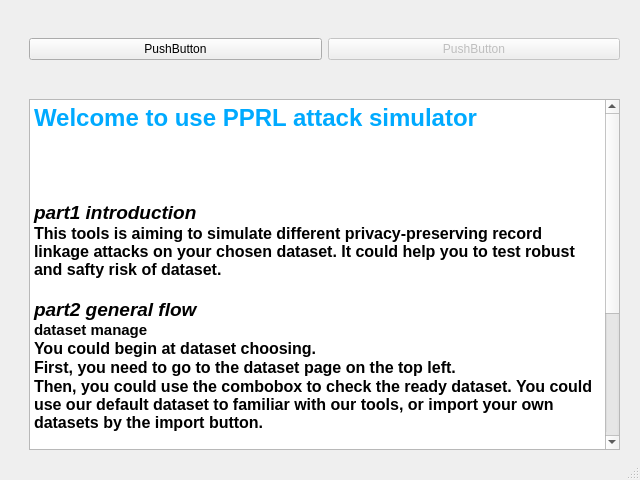
<?xml version="1.0" encoding="UTF-8"?>
<ui version="4.0">
 <class>MainWindow</class>
 <widget class="QMainWindow" name="MainWindow">
  <property name="geometry">
   <rect>
    <x>0</x>
    <y>0</y>
    <width>640</width>
    <height>480</height>
   </rect>
  </property>
  <property name="windowTitle">
   <string>MainWindow</string>
  </property>
  <widget class="QWidget" name="centralwidget">
   <widget class="QWidget" name="gridLayoutWidget">
    <property name="geometry">
     <rect>
      <x>19</x>
      <y>-1</y>
      <width>611</width>
      <height>461</height>
     </rect>
    </property>
    <layout class="QGridLayout" name="gridLayout">
     <item row="0" column="0">
      <widget class="QWidget" name="widget" native="true">
       <widget class="QWidget" name="verticalLayoutWidget">
        <property name="geometry">
         <rect>
          <x>10</x>
          <y>100</y>
          <width>591</width>
          <height>351</height>
         </rect>
        </property>
        <layout class="QVBoxLayout" name="verticalLayout">
         <item>
          <widget class="QTextBrowser" name="textBrowser">
           <property name="html">
            <string>&lt;!DOCTYPE HTML PUBLIC &quot;-//W3C//DTD HTML 4.0//EN&quot; &quot;http://www.w3.org/TR/REC-html40/strict.dtd&quot;&gt;
&lt;html&gt;&lt;head&gt;&lt;meta name=&quot;qrichtext&quot; content=&quot;1&quot; /&gt;&lt;style type=&quot;text/css&quot;&gt;
p, li { white-space: pre-wrap; }
&lt;/style&gt;&lt;/head&gt;&lt;body style=&quot; font-family:'SimSun'; font-size:9pt; font-weight:400; font-style:normal;&quot;&gt;
&lt;p style=&quot; margin-top:0px; margin-bottom:0px; margin-left:0px; margin-right:0px; -qt-block-indent:0; text-indent:0px;&quot;&gt;&lt;span style=&quot; font-size:18pt; font-weight:600; color:#00aaff;&quot;&gt;Welcome to use PPRL attack simulator&lt;/span&gt;&lt;/p&gt;
&lt;p style=&quot;-qt-paragraph-type:empty; margin-top:0px; margin-bottom:0px; margin-left:0px; margin-right:0px; -qt-block-indent:0; text-indent:0px; font-size:14pt; font-weight:600; color:#00aaff;&quot;&gt;&lt;br /&gt;&lt;/p&gt;
&lt;p style=&quot;-qt-paragraph-type:empty; margin-top:0px; margin-bottom:0px; margin-left:0px; margin-right:0px; -qt-block-indent:0; text-indent:0px; font-size:14pt; font-weight:600; color:#00aaff;&quot;&gt;&lt;br /&gt;&lt;/p&gt;
&lt;p style=&quot;-qt-paragraph-type:empty; margin-top:0px; margin-bottom:0px; margin-left:0px; margin-right:0px; -qt-block-indent:0; text-indent:0px; font-size:14pt; font-weight:600; color:#00aaff;&quot;&gt;&lt;br /&gt;&lt;/p&gt;
&lt;p style=&quot; margin-top:0px; margin-bottom:0px; margin-left:0px; margin-right:0px; -qt-block-indent:0; text-indent:0px;&quot;&gt;&lt;span style=&quot; font-size:14pt; font-weight:600; font-style:italic; color:#000000;&quot;&gt;part1 introduction&lt;/span&gt;&lt;/p&gt;
&lt;p style=&quot; margin-top:0px; margin-bottom:0px; margin-left:0px; margin-right:0px; -qt-block-indent:0; text-indent:0px;&quot;&gt;&lt;span style=&quot; font-size:12pt; font-weight:600; color:#000000;&quot;&gt;This tools is aiming to simulate different privacy-preserving record linkage attacks on your chosen dataset. It could help you to test robust and safty risk of dataset.&lt;/span&gt;&lt;/p&gt;
&lt;p style=&quot;-qt-paragraph-type:empty; margin-top:0px; margin-bottom:0px; margin-left:0px; margin-right:0px; -qt-block-indent:0; text-indent:0px; font-size:12pt; font-weight:600; color:#000000;&quot;&gt;&lt;br /&gt;&lt;/p&gt;
&lt;p style=&quot; margin-top:0px; margin-bottom:0px; margin-left:0px; margin-right:0px; -qt-block-indent:0; text-indent:0px;&quot;&gt;&lt;span style=&quot; font-size:14pt; font-weight:600; font-style:italic; color:#000000;&quot;&gt;part2 general flow&lt;/span&gt;&lt;/p&gt;
&lt;p style=&quot; margin-top:0px; margin-bottom:0px; margin-left:0px; margin-right:0px; -qt-block-indent:0; text-indent:0px;&quot;&gt;&lt;span style=&quot; font-size:11pt; font-weight:600; color:#000000;&quot;&gt;dataset manage&lt;/span&gt;&lt;/p&gt;
&lt;p style=&quot; margin-top:0px; margin-bottom:0px; margin-left:0px; margin-right:0px; -qt-block-indent:0; text-indent:0px;&quot;&gt;&lt;span style=&quot; font-size:12pt; font-weight:600; color:#000000;&quot;&gt;You could begin at dataset choosing.&lt;/span&gt;&lt;/p&gt;
&lt;p style=&quot; margin-top:0px; margin-bottom:0px; margin-left:0px; margin-right:0px; -qt-block-indent:0; text-indent:0px;&quot;&gt;&lt;span style=&quot; font-size:12pt; font-weight:600; color:#000000;&quot;&gt;First, you need to go to the dataset page on the top left.&lt;/span&gt;&lt;/p&gt;
&lt;p style=&quot; margin-top:0px; margin-bottom:0px; margin-left:0px; margin-right:0px; -qt-block-indent:0; text-indent:0px;&quot;&gt;&lt;span style=&quot; font-size:12pt; font-weight:600; color:#000000;&quot;&gt;Then, you could use the combobox to check the ready dataset. You could use our default dataset to familiar with our tools, or import your own datasets by the import button.&lt;/span&gt;&lt;/p&gt;
&lt;p style=&quot;-qt-paragraph-type:empty; margin-top:0px; margin-bottom:0px; margin-left:0px; margin-right:0px; -qt-block-indent:0; text-indent:0px; font-size:12pt; font-weight:600; color:#000000;&quot;&gt;&lt;br /&gt;&lt;/p&gt;
&lt;p style=&quot; margin-top:0px; margin-bottom:0px; margin-left:0px; margin-right:0px; -qt-block-indent:0; text-indent:0px;&quot;&gt;&lt;span style=&quot; font-size:11pt; font-weight:600; color:#000000;&quot;&gt;encode manage&lt;/span&gt;&lt;/p&gt;
&lt;p style=&quot; margin-top:0px; margin-bottom:0px; margin-left:0px; margin-right:0px; -qt-block-indent:0; text-indent:0px;&quot;&gt;&lt;span style=&quot; font-size:12pt; font-weight:600; color:#000000;&quot;&gt;After check and prepare needed dataset, we next go to encode page on the left bar.&lt;/span&gt;&lt;/p&gt;
&lt;p style=&quot; margin-top:0px; margin-bottom:0px; margin-left:0px; margin-right:0px; -qt-block-indent:0; text-indent:0px;&quot;&gt;&lt;span style=&quot; font-size:12pt; font-weight:600; color:#000000;&quot;&gt;First, you need to choose a encoding methods.&lt;/span&gt;&lt;/p&gt;
&lt;p style=&quot; margin-top:0px; margin-bottom:0px; margin-left:0px; margin-right:0px; -qt-block-indent:0; text-indent:0px;&quot;&gt;&lt;span style=&quot; font-size:12pt; font-weight:600; color:#000000;&quot;&gt;Then, it will go to the corresponding encode parameters page. Here you need to choose:&lt;/span&gt;&lt;/p&gt;
&lt;p style=&quot; margin-top:0px; margin-bottom:0px; margin-left:0px; margin-right:0px; -qt-block-indent:0; text-indent:0px;&quot;&gt;&lt;span style=&quot; font-size:12pt; font-weight:600; color:#000000;&quot;&gt;1.encode dataset&lt;/span&gt;&lt;/p&gt;
&lt;p style=&quot; margin-top:0px; margin-bottom:0px; margin-left:0px; margin-right:0px; -qt-block-indent:0; text-indent:0px;&quot;&gt;&lt;span style=&quot; font-size:12pt; font-weight:600; color:#000000;&quot;&gt;2.plaintext dataset&lt;/span&gt;&lt;/p&gt;
&lt;p style=&quot; margin-top:0px; margin-bottom:0px; margin-left:0px; margin-right:0px; -qt-block-indent:0; text-indent:0px;&quot;&gt;&lt;span style=&quot; font-size:12pt; font-weight:600; color:#000000;&quot;&gt;3.attributes to be encoded&lt;/span&gt;&lt;/p&gt;
&lt;p style=&quot; margin-top:0px; margin-bottom:0px; margin-left:0px; margin-right:0px; -qt-block-indent:0; text-indent:0px;&quot;&gt;&lt;span style=&quot; font-size:12pt; font-weight:600; color:#000000;&quot;&gt;4.encoding parameters &lt;/span&gt;&lt;/p&gt;
&lt;p style=&quot;-qt-paragraph-type:empty; margin-top:0px; margin-bottom:0px; margin-left:0px; margin-right:0px; -qt-block-indent:0; text-indent:0px; font-size:12pt; font-weight:600; color:#00aaff;&quot;&gt;&lt;br /&gt;&lt;/p&gt;&lt;/body&gt;&lt;/html&gt;</string>
           </property>
          </widget>
         </item>
        </layout>
       </widget>
       <widget class="QWidget" name="horizontalLayoutWidget">
        <property name="geometry">
         <rect>
          <x>10</x>
          <y>10</y>
          <width>591</width>
          <height>80</height>
         </rect>
        </property>
        <layout class="QHBoxLayout" name="horizontalLayout">
         <item>
          <widget class="QPushButton" name="pushButton_2">
           <property name="text">
            <string>PushButton</string>
           </property>
          </widget>
         </item>
         <item>
          <widget class="QPushButton" name="pushButton">
           <property name="enabled">
            <bool>false</bool>
           </property>
           <property name="text">
            <string>PushButton</string>
           </property>
          </widget>
         </item>
        </layout>
       </widget>
      </widget>
     </item>
    </layout>
   </widget>
  </widget>
  <widget class="QStatusBar" name="statusbar"/>
 </widget>
 <resources/>
 <connections/>
</ui>
